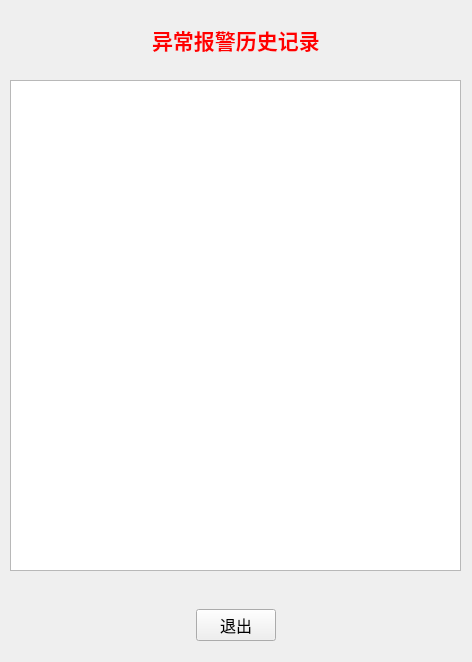
<?xml version="1.0" encoding="UTF-8"?>
<ui version="4.0">
 <class>history_alarm</class>
 <widget class="QWidget" name="history_alarm">
  <property name="geometry">
   <rect>
    <x>0</x>
    <y>0</y>
    <width>472</width>
    <height>662</height>
   </rect>
  </property>
  <property name="windowTitle">
   <string>异常报警历史记录</string>
  </property>
  <widget class="QTableView" name="tableView">
   <property name="geometry">
    <rect>
     <x>10</x>
     <y>80</y>
     <width>451</width>
     <height>491</height>
    </rect>
   </property>
  </widget>
  <widget class="QWidget" name="horizontalLayoutWidget">
   <property name="geometry">
    <rect>
     <x>0</x>
     <y>20</y>
     <width>471</width>
     <height>41</height>
    </rect>
   </property>
   <layout class="QHBoxLayout" name="horizontalLayout">
    <item>
     <spacer name="horizontalSpacer">
      <property name="orientation">
       <enum>Qt::Horizontal</enum>
      </property>
      <property name="sizeHint" stdset="0">
       <size>
        <width>40</width>
        <height>20</height>
       </size>
      </property>
     </spacer>
    </item>
    <item>
     <widget class="QLabel" name="label">
      <property name="text">
       <string>&lt;html&gt;&lt;head/&gt;&lt;body&gt;&lt;p&gt;&lt;span style=&quot; font-size:16pt; font-weight:600; color:#ff0000;&quot;&gt;异常报警历史记录&lt;/span&gt;&lt;/p&gt;&lt;/body&gt;&lt;/html&gt;</string>
      </property>
     </widget>
    </item>
    <item>
     <spacer name="horizontalSpacer_2">
      <property name="orientation">
       <enum>Qt::Horizontal</enum>
      </property>
      <property name="sizeHint" stdset="0">
       <size>
        <width>40</width>
        <height>20</height>
       </size>
      </property>
     </spacer>
    </item>
   </layout>
  </widget>
  <widget class="QWidget" name="horizontalLayoutWidget_2">
   <property name="geometry">
    <rect>
     <x>0</x>
     <y>600</y>
     <width>471</width>
     <height>51</height>
    </rect>
   </property>
   <layout class="QHBoxLayout" name="horizontalLayout_2">
    <item>
     <spacer name="horizontalSpacer_3">
      <property name="orientation">
       <enum>Qt::Horizontal</enum>
      </property>
      <property name="sizeHint" stdset="0">
       <size>
        <width>40</width>
        <height>20</height>
       </size>
      </property>
     </spacer>
    </item>
    <item>
     <widget class="QPushButton" name="pushButton">
      <property name="font">
       <font>
        <family>Arial</family>
        <pointsize>12</pointsize>
       </font>
      </property>
      <property name="text">
       <string>退出</string>
      </property>
     </widget>
    </item>
    <item>
     <spacer name="horizontalSpacer_4">
      <property name="orientation">
       <enum>Qt::Horizontal</enum>
      </property>
      <property name="sizeHint" stdset="0">
       <size>
        <width>40</width>
        <height>20</height>
       </size>
      </property>
     </spacer>
    </item>
   </layout>
  </widget>
 </widget>
 <resources/>
 <connections/>
</ui>
